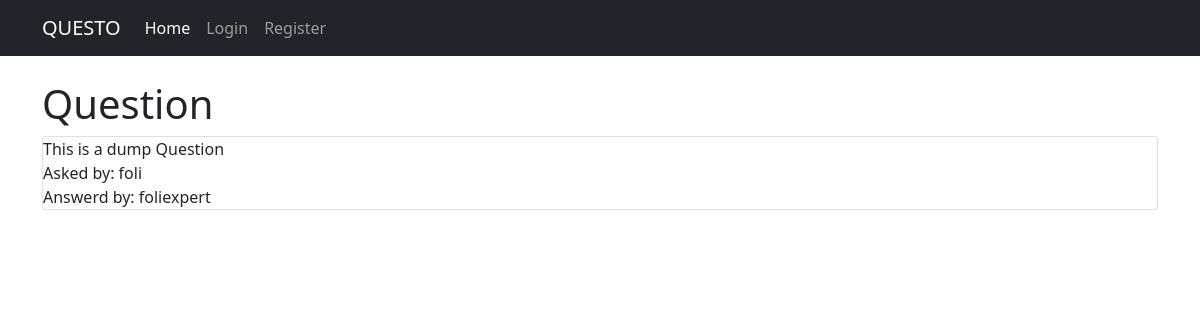
Screenshot of /question/1 with the database file from the repository.
### tables this page shows
CREATE TABLE questions (
  id integer primary key autoincrement,
  question_text text not null,
  answer_text text,
  asked_by_id integer not null,
  expert_id integer not null
);

CREATE TABLE users (
  id integer primary key autoincrement,
  username text not null,
  email text,
  password text not null,
  expert boolean not null,
  admin boolean not null
);

### app.py (the view)
@app.route('/question/<int:id>')
def question(id):
  user = current_user()
  db = get_db()
  quest_cur = db.execute('''SELECT questions.question_text, questions.answer_text, askers.username
                           AS askers_name, experts.username as expert_name
                           FROM questions
                           LEFT JOIN users
                           AS askers
                           ON askers.id = questions.asked_by_id
                           LEFT JOIN users AS experts
                           ON experts.id = questions.expert_id
                           WHERE questions.id = ?''',[id])
  question = quest_cur.fetchone()
  return render_template ('question.html', user=user, question=question)

### app.py (called while the page is built)
def current_user():
  user_result = None
  if 'user' in session:
    db = get_db()
    user_cur = db.execute('select id, email, username,  expert, admin, password from users where username= ?', [session['user']])
    user_result = user_cur.fetchone()
  return user_result

### database.py (called while the page is built)
def connect_db():
  sql = sqlite3.connect('/home/foli/Documents/flask/question/data.db')
  sql.row_factory = sqlite3.Row
  return sql

def get_db():
    if not hasattr(g, 'sqlite_db'):
        g.sqlite_db = connect_db()
    return g.sqlite_db

### templates/question.html (shortened to what this page needs)
{%extends "base.html" %}
{% block content %}
<div class="container">
  <h1>Question</h1>
<div class="card">
  {{question.question_text}} <br>
  Asked by: {{question.askers_name}} <br>
  Answerd by: {{question.expert_name}}
</div>
</div>
{%endblock%}

### rows the page displays
questions: question_text "This is a dump Question"
users: askers_name "foli"
users: expert_name "foliexpert"
